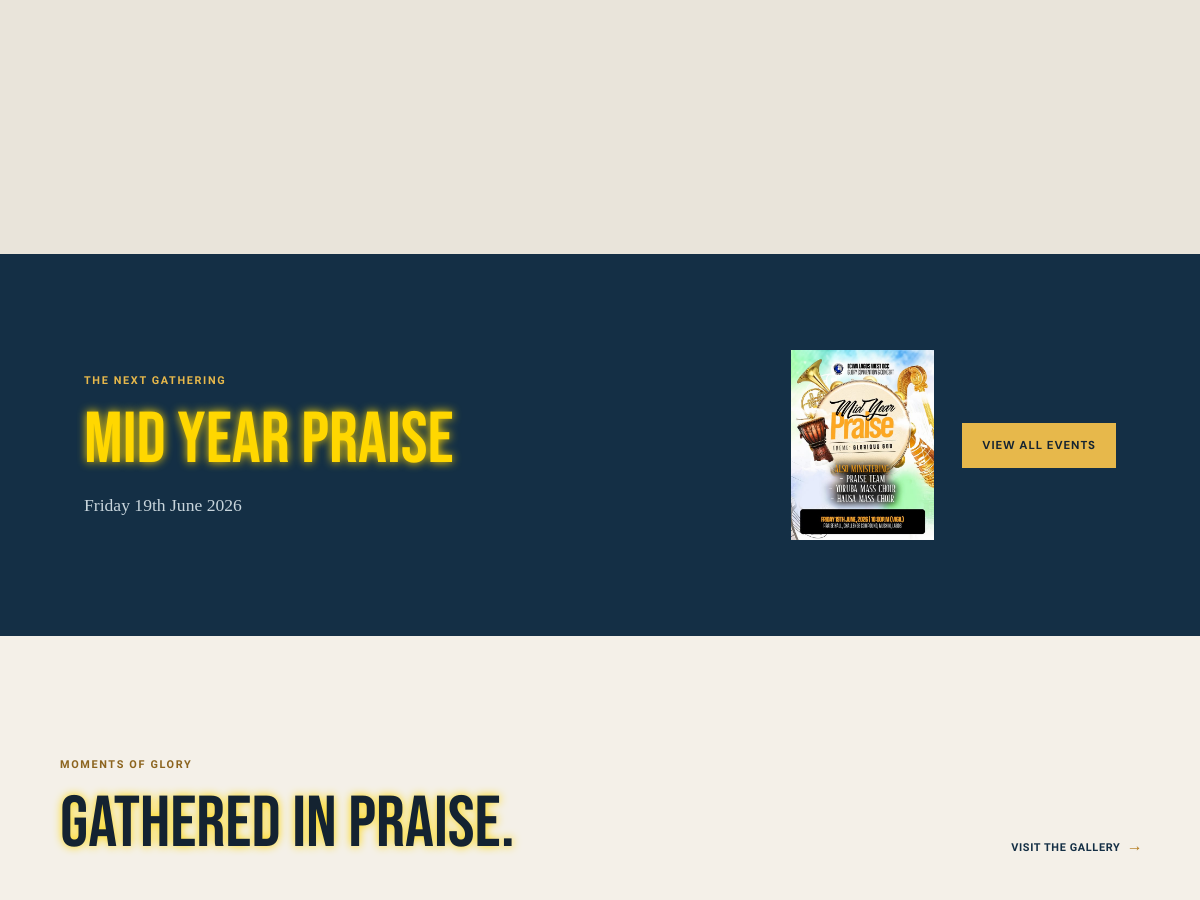
Before: / (middle part) with the older database file.
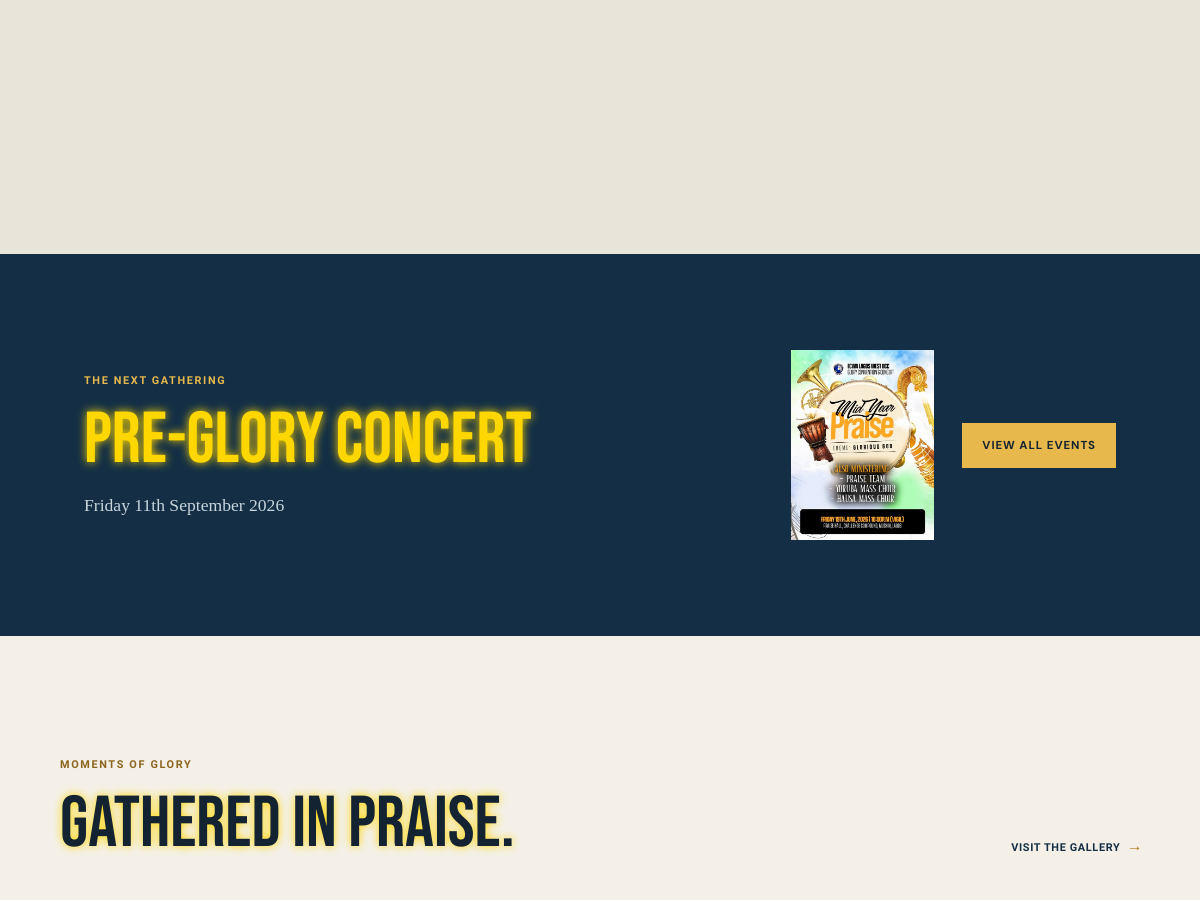
After: the same page with the newer database file.
### tables this page shows
CREATE TABLE events (
            id INTEGER PRIMARY KEY AUTOINCREMENT,
            title TEXT NOT NULL,
            event_date TEXT NOT NULL,
            flyer_image TEXT NOT NULL
        , slug TEXT, edition_year INTEGER, parent_event_id INTEGER, event_type TEXT DEFAULT 'concert', month TEXT, day_label TEXT, start_time TEXT, end_time TEXT, venue TEXT, description TEXT, is_published INTEGER DEFAULT 1, registration_enabled INTEGER DEFAULT 0, published_at TIMESTAMP);

### app.py (the view)
@app.route('/')
def index():
    db = get_db()
    hero = db.execute('SELECT * FROM hero LIMIT 1').fetchone()
    ministers = db.execute('SELECT * FROM ministers').fetchall()
    upcoming_event = db.execute('SELECT * FROM events ORDER BY id DESC LIMIT 1').fetchone()
    livestream_url = hero['livestream_url'] if hero and 'livestream_url' in hero.keys() else ''
    return render_template('index.html', hero=hero, ministers=ministers, upcoming_event=upcoming_event, livestream_embed_url=normalize_livestream_url(livestream_url), livestream_link_url=get_livestream_link(livestream_url))

### app.py (called while the page is built)
def ensure_column(db, table, column, definition):
    columns = {row[1] for row in db.execute(f'PRAGMA table_info({table})')}
    if column not in columns:
        db.execute(f'ALTER TABLE {table} ADD COLUMN {column} {definition}')

@app.before_request
def protect_requests():
    if request.method == 'POST':
        now = monotonic()
        address = request.remote_addr or 'unknown'
        recent = [stamp for stamp in rate_limit_store.get(address, []) if now - stamp < RATE_LIMIT_WINDOW]
        if len(recent) >= RATE_LIMIT_MAX_REQUESTS:
            return jsonify(success=False, message='Too many requests. Please try again shortly.'), 429
        recent.append(now)
        rate_limit_store[address] = recent
        session_token = session.get('_csrf_token')
        supplied = request.form.get('_csrf_token') or request.headers.get('X-CSRF-Token')
        if not session_token or supplied != session_token:
            return jsonify(success=False, message='Invalid security token.'), 400

def normalize_livestream_url(value):
    raw = (value or '').strip()
    if not raw:
        return 'https://www.youtube.com/embed/LMLp-aBI0BE'
    if raw.startswith('https://www.youtube.com/embed/') or raw.startswith('http://www.youtube.com/embed/') or raw.startswith('https://youtube.com/embed/') or raw.startswith('https://www.youtube.com/live/') or raw.startswith('https://youtube.com/live/'):
        return raw
    if 'youtube.com/watch?v=' in raw:
        video_id = re.search(r'[?&]v=([A-Za-z0-9_-]+)', raw)
        return f"https://www.youtube.com/embed/{video_id.group(1)}" if video_id else raw
    if 'youtu.be/' in raw:
        video_id = re.search(r'youtu\.be/([A-Za-z0-9_-]+)', raw)
        return f"https://www.youtube.com/embed/{video_id.group(1)}" if video_id else raw
    return raw

def get_livestream_link(value):
    raw = (value or '').strip()
    if not raw:
        return 'https://www.youtube.com/live/LMLp-aBI0BE'
    return raw

@app.teardown_appcontext
def close_connection(exception):
    db = getattr(g, '_database', None)
    if db is not None: db.close()

@app.after_request
def add_security_headers(response):
    response.headers.setdefault('X-Content-Type-Options', 'nosniff')
    response.headers.setdefault('X-Frame-Options', 'SAMEORIGIN')
    response.headers.setdefault('Referrer-Policy', 'strict-origin-when-cross-origin')
    response.headers.setdefault('Permissions-Policy', 'camera=(), microphone=(), geolocation=()')
    return response

### templates/index.html (shortened to what this page needs)
<!doctype html>
<html lang="en">
<head>
    <link rel="stylesheet" href="{{ url_for('static', filename='style.css') }}">
</head>
<body class="public-home">
    <main>
        <section class="leaders-band"><div class="leaders-grid"></div></section>
        <section class="next-event-band"><div><p class="eyebrow light">The next gathering</p><h2>{{ upcoming_event.title if upcoming_event else 'Glory Concert' }}</h2><p>{{ upcoming_event.event_date if upcoming_event else 'Dates will be announced soon.' }}</p></div>{% if upcoming_event and upcoming_event.flyer_image %}<img src="{{ url_for('static', filename='images/' ~ upcoming_event.flyer_image) }}" alt="{{ upcoming_event.title }} flyer">{% endif %}<a class="button button-gold" href="{{ url_for('events') }}">View all events</a></section>
        <section class="gallery-band"><div class="section-head"><p class="eyebrow">Moments of Glory</p><h2>Gathered in praise.</h2><a class="text-link" href="{{ url_for('gallery_page') }}">Visit the gallery <span>&rarr;</span></a></div></section>
    </main>
</body>
</html>

### static/style.css (style rules this page uses)
* { margin: 0; padding: 0; box-sizing: border-box; }
html { scroll-behavior: smooth; }
body { font-family: 'Righteous', cursive; background: #191970; color: #FFFFFF; overflow-x: hidden; min-height: 100vh; padding-top: var(--navbar-height); }
img, video, iframe { max-width: 100%; height: auto; }
:root { --navbar-height: 70px; }
h2 { font-family: 'Bebas Neue', sans-serif; font-size: 3rem; color: #FFD700; text-shadow: 0 0 10px #FFD700; margin-bottom: 40px; }
p { font-size: 1.2rem; line-height: 1.6; margin-bottom: 20px; }
@media (max-width: 1200px) { h2 { font-size: 2.5rem; } }
@media (max-width: 1200px) { p { font-size: 1.1rem; } }
.public-home { overflow-x: hidden; }
.public-home .programme-card, .public-home .leader-card, .public-home .home-gallery img, .public-home .next-event-band img { min-width: 0; }
:root { --surface: #10243a; --surface-raised: #17334d; --ink-muted: #b6c7d6; --accent: #e7b84b; }
body { background: #081827; color: #f5f7f9; }
body:not(.clean-page) { background: #f4f0e8; color: #142331; }
.text-link { color: #142f45; font-family: 'Orbitron', monospace; font-size: 0.72rem; font-weight: 700; letter-spacing: 0.06em; text-decoration: none; text-transform: uppercase; }
.text-link span { color: #b47d20; font-size: 1rem; margin-left: 6px; }
.public-home { background: #f4f0e8; color: #142331; font-family: 'DM Sans', sans-serif; padding-top: 0; }
.eyebrow { color: #8c641e; font-family: 'Orbitron', monospace; font-size: 0.68rem; font-weight: 700; letter-spacing: 0.15em; margin: 0 0 20px; text-transform: uppercase; }
.eyebrow.light { color: #e7b84b; }
.button { display: inline-block; font-size: 0.72rem; font-weight: 700; letter-spacing: 0.08em; padding: 15px 20px; text-decoration: none; text-transform: uppercase; }
.button-gold { background: #e7b84b; color: #142331; }
.programme-band, .story-band, .leaders-band, .gallery-band { background: #f4f0e8; padding: clamp(76px, 10vw, 132px) max(5vw, 20px); }
.section-head { margin: 0 auto 44px; max-width: 1180px; }
.section-head h2 { color: #142331; font-family: 'Bebas Neue', sans-serif; font-size: clamp(3rem, 6vw, 6.3rem); font-weight: 400; line-height: 0.87; margin: 0; }
.programme-card a span, .leader-card a span, .text-link span { color: #b47d20; font-size: 1rem; margin-left: 6px; }
.text-link { color: #142f45; font-family: 'Orbitron', monospace; font-size: 0.68rem; font-weight: 700; letter-spacing: 0.06em; text-decoration: none; text-transform: uppercase; }
.leaders-band { background: #e9e4da; }
.leaders-grid { display: grid; gap: 16px; grid-template-columns: repeat(4, minmax(0, 1fr)); margin: auto; max-width: 1180px; }
.next-event-band, .updates-band { align-items: center; background: #142f45; color: #f7f3ea; display: grid; gap: 28px; grid-template-columns: 1fr auto auto; padding: clamp(58px, 8vw, 100px) max(7vw, 22px); }
.next-event-band h2, .updates-band h2 { font-family: 'Bebas Neue', sans-serif; font-size: clamp(3rem, 6vw, 6rem); font-weight: 400; line-height: 0.88; margin: 0; }
.next-event-band > div > p:last-child, .updates-band > div > p:last-child { color: #c8d5dc; font-family: Georgia, serif; margin: 18px 0 0; }
.next-event-band img { max-height: 190px; max-width: 150px; object-fit: cover; }
.gallery-band { padding-bottom: 90px; }
.gallery-band .section-head { align-items: end; display: grid; grid-template-columns: 1fr auto; }
.gallery-band .section-head .eyebrow { grid-column: 1 / -1; }

Changed rows visible on the page:
now on this page (row edited): events: title "PRE-GLORY CONCERT", event_date "Friday 11th September 2026", flyer_image (picture)
Other visible differences:
{{ upcoming_event.title if upcoming_event else 'Glory Concert' }}: "Mid Year Praise" → (not shown)
text no longer shown: "Friday 19th June 2026"
